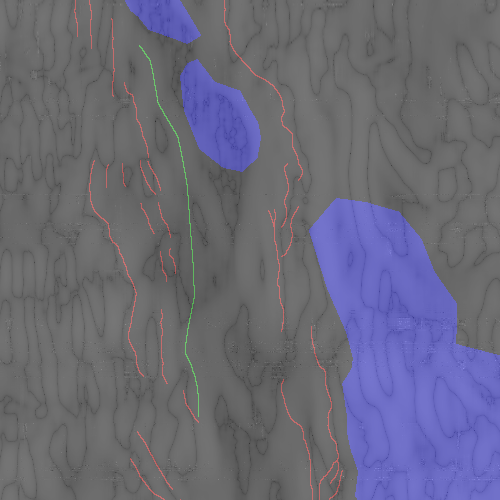
#> input picture report/graphics/data/0/features_curve.png, 500 x 500 px, given in place of CNN_faults_context_lines.jpg, which was not available
$ python preprocess_one_sample_image_data.py
#> lines starting #> are read from the running program, lines starting #| are printed output that depends on the picture; pictures that were not available may be replaced by others from this repository, and a replacement may not be noted
from __future__ import print_function
import os
from PIL import Image

data_dir = "../../data/"
image_path_raw = "OneSampleImageData/CNN_faults_context_raw.jpg"
image_path_gt = "OneSampleImageData/CNN_faults_context_lines.jpg"

print(os.listdir(data_dir))

def preprocess_tmp_files():
    im_lines = Image.open(data_dir + image_path_gt)
#> im_lines is the input picture: PIL image 500x500 RGBA; mean R, G, B, A 105.4, 104.7, 120.8, 255
    im_raw = Image.open(data_dir + image_path_raw)
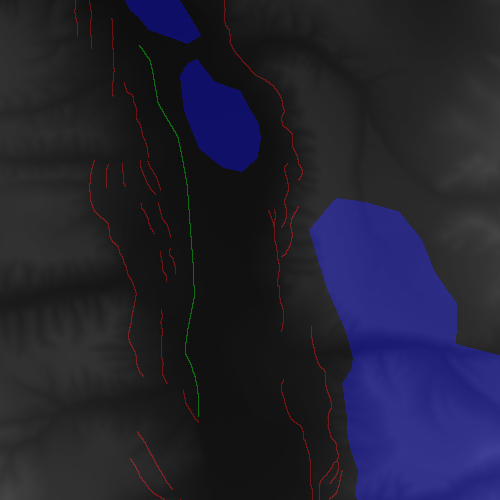
#> input picture report/graphics/data/0/features_elevation.png, 500 x 500 px, given in place of CNN_faults_context_raw.jpg, which was not available
#> im_raw is the input picture: PIL image 500x500 RGBA; mean R, G, B, A 33.8, 33.2, 49.3, 255

    assert im_lines.size == im_raw.size

    box_shape = (28, 28)

    os.mkdir(data_dir + "OneSampleImageData/train/")
    os.mkdir(data_dir + "OneSampleImageData/train/fault/")
    os.mkdir(data_dir + "OneSampleImageData/train/nonfault/")
    os.mkdir(data_dir + "OneSampleImageData/valid/")
    os.mkdir(data_dir + "OneSampleImageData/valid/fault/")
    os.mkdir(data_dir + "OneSampleImageData/valid/nonfault/")
    os.mkdir(data_dir + "OneSampleImageData/test/")
    os.mkdir(data_dir + "OneSampleImageData/test/test/")


    for i in range(0, im_lines.size[0] // box_shape[0]):
        for j in range(0, im_lines.size[1] // box_shape[1]):
            print("{}_{}".format(i,j))
            region = im_lines.crop((i*box_shape[0], j*box_shape[1], (i+1)*box_shape[0], (j+1)*box_shape[1]))
            region_pix = region.load()
            red = False
            for k in range(0, box_shape[0]):
                for s in range(0, box_shape[1]):
                    cur_pix = region_pix[k, s]
                    if cur_pix[0] > 200 and cur_pix[1] < 50 and cur_pix[2] < 50:
                        red = True
            region_raw = im_raw.crop((i * box_shape[0], j * box_shape[1], (i + 1) * box_shape[0], (j + 1) * box_shape[1]))
            if red:
                if (i % 17 == 0):
                    region_raw.save(
                        data_dir + "OneSampleImageData/test/test/fault_CNN_faults_context_raw_box_{}_{}.jpg".format(
                            i, j),
                        "JPEG")
                elif (i % 5 != 0):
                    region_raw.save(data_dir + "OneSampleImageData/train/fault/CNN_faults_context_raw_box_{}_{}.jpg".format(i,j),
                            "JPEG")
                else:
                    region_raw.save(
                        data_dir + "OneSampleImageData/valid/fault/CNN_faults_context_raw_box_{}_{}.jpg".format(
                            i, j),
                        "JPEG")
            else:
                if (i % 17 == 0):
                    region_raw.save(
                        data_dir + "OneSampleImageData/test/test/nonfault_CNN_faults_context_raw_box_{}_{}.jpg".format(
                            i, j),
                        "JPEG")
                elif (i % 5 != 0):
                    region_raw.save(data_dir + "OneSampleImageData/train/nonfault/CNN_faults_context_raw_box_{}_{}.jpg".format(i, j),
                            "JPEG")
                else:
                    region_raw.save(
                        data_dir + "OneSampleImageData/valid/nonfault/CNN_faults_context_raw_box_{}_{}.jpg".format(
                            i, j),
                        "JPEG")
#> this loop made 17 passes
#> pass 1, in preprocess_tmp_files, `region_raw.save( data_dir + "OneSampleImageData/test/test/nonfault_CNN..`:
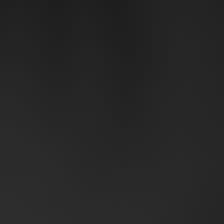
#> saved as nonfault_CNN_faults_context_raw_box_0_0.jpg: PIL image 28x28 RGBA (shown 8 times larger); mean R, G, B, A 38.3, 38.3, 38.3, 255
#> after the loop:
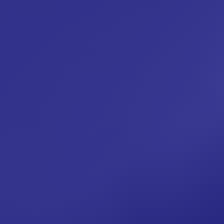
#> region_raw: PIL image 28x28 RGBA (shown 8 times larger); mean R, G, B, A 51.6, 51.6, 139.9, 255


preprocess_tmp_files()
